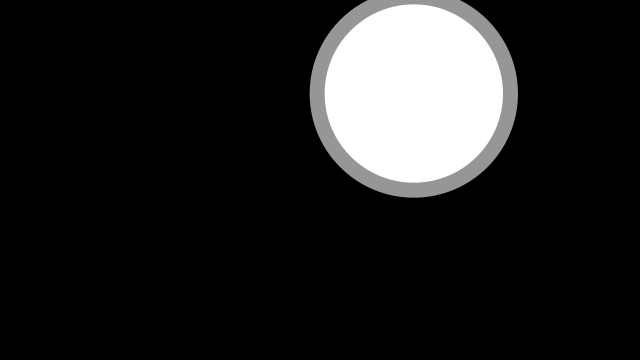
Frame 1 (no input)
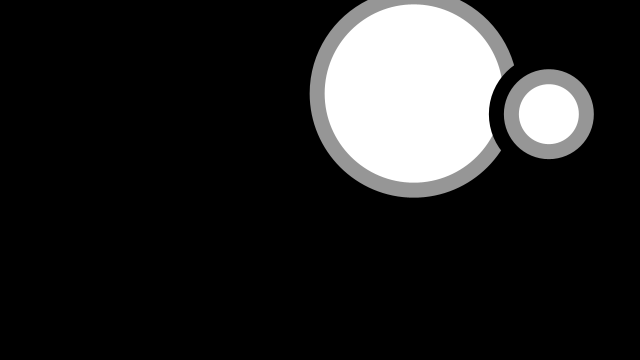
Frame 2 (the mouse pressed at the canvas centre, redrawn once)

The Processing sketch that drew these frames (run headless with seeded random() and noise(); the mouse was pressed at the canvas centre and the sketch redrawn once):

// Processing sketch: sketch_09_14
// ── sketch_09_14.pde
int timer = millis();

void setup() {
  size(640, 360);
  background(0);
  noStroke();
  noLoop();
}

void draw() {
  spawnTarget((width*(random(0,1))), (height*(random(0,1))), random(10,250), random(1,10));
}

void spawnTarget(float xloc, float yloc, float size, float num) {
  float grayvalues = 150;
  float steps = 30; // always going to be 3
  for (int i = 0; i < num; i++) {
    fill(i*grayvalues);
    ellipse(xloc, yloc, size - i*steps, size - i*steps);
  }
}
